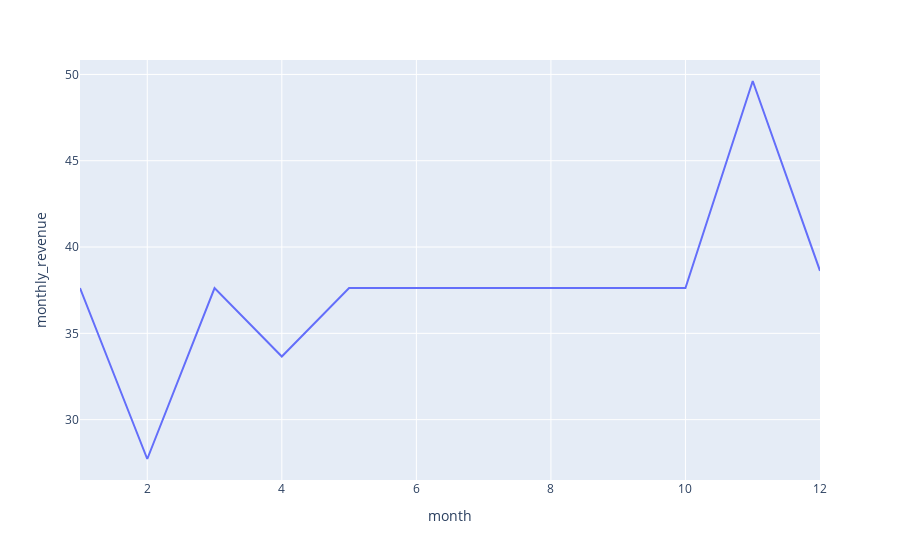

Notebook cell for this chart:
### Code cell
px.line(
    data_frame=df_income_change,
    x='month',
    y='monthly_revenue'
)

### Figure 1 — Plotly figure (JSON) as saved in the notebook; plotly's stock layout.template omitted (floating-point values rounded to 4 significant figures)
{"data": [{"hovertemplate": "month=%{x}<br>monthly_revenue=%{y}<extra></extra>", "legendgroup": "", "line": {"color": "#636efa", "dash": "solid"}, "marker": {"symbol": "circle"}, "mode": "lines", "name": "", "orientation": "v", "showlegend": false, "type": "scatter", "x": [1, 2, 3, 4, 5, 6, 7, 8, 9, 10, 11, 12], "xaxis": "x", "y": [37.62, 27.72, 37.62, 33.66, 37.62, 37.62, 37.62, 37.62, 37.62, 37.62, 49.62, 38.62], "yaxis": "y"}], "layout": {"legend": {"tracegroupgap": 0}, "margin": {"t": 60}, "xaxis": {"anchor": "y", "domain": [0, 1], "title": {"text": "month"}}, "yaxis": {"anchor": "x", "domain": [0, 1], "title": {"text": "monthly_revenue"}}}}
